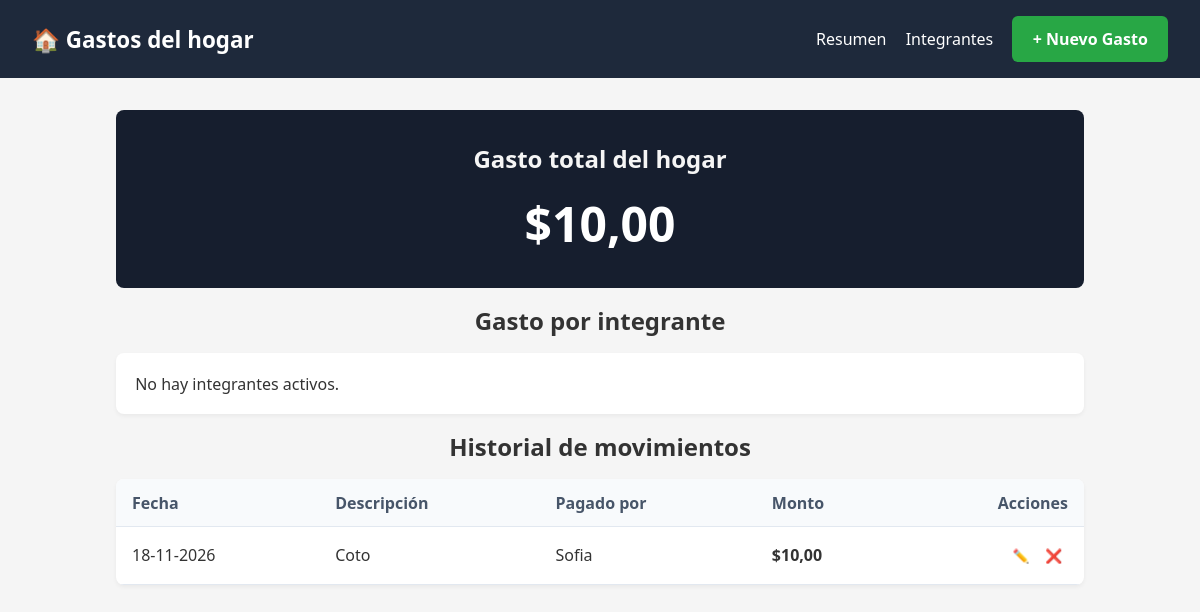
Before: / with the older database file.
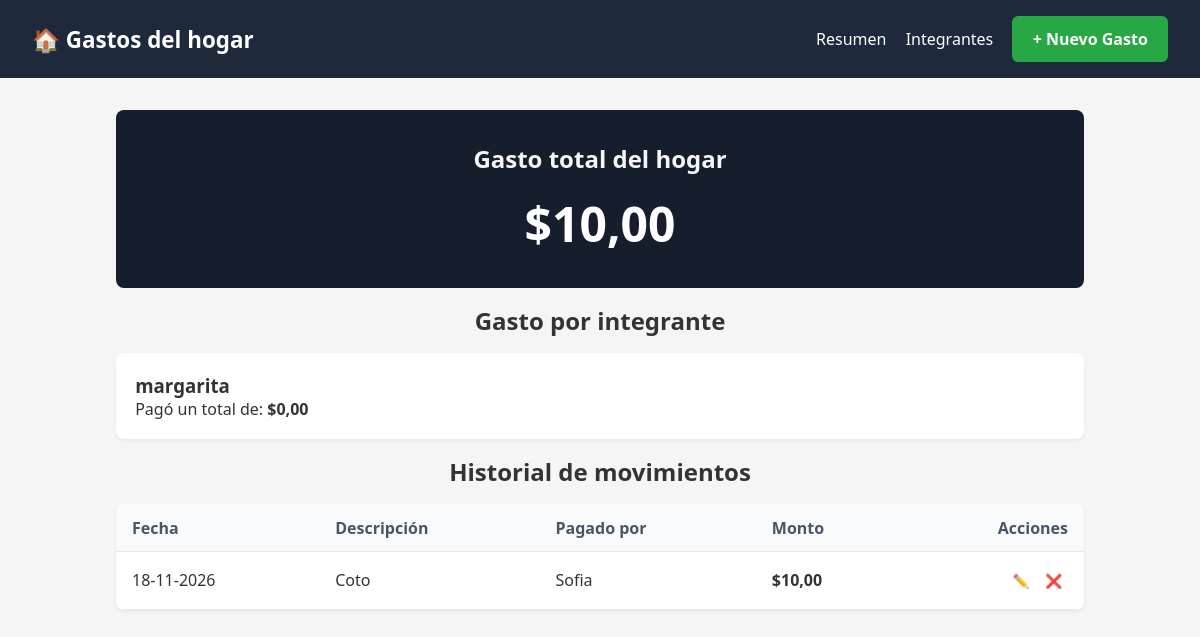
After: the same page with the newer database file.
### tables this page shows
CREATE TABLE gastos (
    id INTEGER PRIMARY KEY AUTOINCREMENT,
    descripcion TEXT NOT NULL,
    monto REAL NOT NULL,
    integrante_id INTEGER NOT NULL,
    fecha DATE NOT NULL,
    FOREIGN KEY (integrante_id) REFERENCES integrantes(id)
);

CREATE TABLE integrantes (
    id INTEGER PRIMARY KEY AUTOINCREMENT,
    nombre TEXT NOT NULL,
    activo INTEGER DEFAULT 1
);

### controllers/gasto_controller.py (the view)
@gasto_bp.route('/')
def index():
    gastos = GastoModel.obtener_gastos()
    total_gastos, por_persona = GastoModel.calcular_por_persona()
    return render_template('index.html',
                           gastos=gastos,
                           total_gastos=total_gastos,
                           por_persona=por_persona)

### app.py (called while the page is built)
@app.template_filter('formato_moneda')
def formato_moneda(valor):
    if valor is None:
        valor = 0.0
    return f"{valor:,.2f}".replace(",", "X").replace(".", ",").replace("X", ".")

@app.template_filter('formato_fecha')
def formato_fecha(valor):
    if not valor:
        return ""
    dt = datetime.strptime(valor, '%Y-%m-%d')
    return dt.strftime('%d-%m-%Y')

### models/gasto_model.py (called while the page is built)
    @staticmethod
    def get_connection():
        base_dir = os.path.abspath(os.path.dirname(__file__))
        db_path = os.path.join(base_dir, '../database_gastos.db')
        conexion = sqlite3.connect(db_path)
        conexion.execute("PRAGMA foreign_keys = ON")
        conexion.row_factory = sqlite3.Row
        return conexion

    @classmethod
    def obtener_gastos(cls):
        conexion = cls.get_connection()
        cursor = conexion.cursor()
        query = """
            SELECT gastos.id, gastos.descripcion, gastos.monto, gastos.fecha, integrantes.nombre as pagador
            FROM gastos
            LEFT JOIN integrantes ON gastos.integrante_id = integrantes.id
            ORDER BY gastos.fecha DESC, gastos.id DESC
        """
        cursor.execute(query)
        gastos = cursor.fetchall()
        conexion.close()
        return gastos

    @classmethod
    def calcular_por_persona(cls):
        conexion = cls.get_connection()
        cursor = conexion.cursor()
        cursor.execute("SELECT SUM(monto) as total FROM gastos")
        res_total = cursor.fetchone()
        total_gastos = res_total['total'] if res_total['total'] else 0.0
        cursor.execute("""
            SELECT integrantes.nombre, SUM(gastos.monto) as pagado
            FROM integrantes
            LEFT JOIN gastos ON integrantes.id = gastos.integrante_id
            WHERE integrantes.activo = 1
            GROUP BY integrantes.id
        """)
        por_persona = cursor.fetchall()
        conexion.close()
        return total_gastos, por_persona

### templates/index.html
{%extends "base.html"%}
{%block content%}
<div class="card-total">
    <h2>Gasto total del hogar</h2>
    <p class="total-value">${{total_gastos|formato_moneda}}</p>
</div>
<h2>Gasto por integrante</h2>
<div class="grid-gastos">
    {%for p in por_persona%}
    <div class="card-gasto">
        <h3>{{p.nombre}}</h3>
        <p>Pagó un total de: <strong>${{(p.pagado if p.pagado else 0)|formato_moneda}}</strong></p>
    </div>
    {%else%}
    <p class="card-gasto">
        No hay integrantes activos.
    </p>
    {%endfor%}
</div>
<h2>Historial de movimientos</h2>
<table class="table">
    <thead>
        <tr>
            <th>Fecha</th>
            <th>Descripción</th>
            <th>Pagado por</th>
            <th>Monto</th>
            <th style="text-align: right;">Acciones</th>
        </tr>
    </thead>
    <tbody>
        {%for g in gastos%}
        <tr>
            <td>{{g.fecha|formato_fecha}}</td>
            <td>{{g.descripcion}}</td>
            <td>{{g.pagador}}</td>
            <td><strong>${{g.monto|formato_moneda}}</strong></td>
            <td style="text-align: right;">
                <a href="{{url_for('gasto_bp.editar_gasto', id=g.id)}}" class="btn-list">✏️</a>
                <form action="{{url_for('gasto_bp.eliminar_gasto', id=g.id)}}" method="POST" style="display:inline;">
                    <button type="submit" class="btn-list" onclick="return confirm('¿Seguro deseas eliminar este gasto?');">❌</button>
                </form>
            </td>
        </tr>
        {%else%}
        <tr>
            <td colspan="5">No hay gastos registrados todavía.</td>
        </tr>
        {%endfor%}
    </tbody>
</table>
{%endblock%}

### templates/base.html (shortened to what this page needs)
<!DOCTYPE html>
<html lang="es">
<head>
    <link rel="stylesheet" href="{{url_for('static', filename='css/style.css')}}">
</head>
<body>
    <header class="navbar">
        <h1>🏠 Gastos del hogar</h1>
        <nav>
            <a href="{{url_for('gasto_bp.index')}}">Resumen</a>
            <a href="{{url_for('integrante_bp.gestionar_integrantes')}}">Integrantes</a>
            <a href="{{url_for('gasto_bp.agregar_gasto')}}" class="btn btn-primary">+ Nuevo Gasto</a>
        </nav>
    </header>
    <main class="container">
        {%block content%}{%endblock%}
    </main>
</body>
</html>

### static/css/style.css (style rules this page uses)
* { box-sizing: border-box; margin: 0; padding: 0; font-family: 'Segoe UI', Tahoma, Geneva, Verdana, sans-serif; }
body { background-color: whitesmoke; color: #333; }
.navbar { background-color: #1e293b; color: white; padding: 1rem 2rem; display: flex; justify-content: space-between; align-items: center; }
.navbar h1 { font-size: 1.4rem; margin: 0; }
.navbar nav { display: flex; align-items: center; gap: 1.2rem; }
.navbar a:not(.btn) { color: white; text-decoration: none; transition: color 0.2s ease; }
.container { max-width: 1000px; margin: 2rem auto; padding: 0 1rem; }
.container h2 { text-align: center; margin-block: 1rem; }
.card-gasto, .form-card, .table { background: white; border-radius: 8px; box-shadow: 0 2px 4px rgba(0,0,0,0.05); }
.card-total { background: #161e2e; color: whitesmoke; border-radius: 8px; padding: 1rem; text-align: center; margin: 0 auto; }
.total-value { font-size: 3rem; font-weight: bold; color: white; margin-bottom: 1rem; }
.grid-gastos { display: grid; grid-template-columns: repeat(auto-fit, minmax(200px, 1fr)); margin-block: 1rem; gap: 1rem; }
.card-gasto { padding: 1.2rem; }
.table { width: 100%; border-collapse: collapse; overflow: hidden; margin-top: 1 rem; }
.table th, .table td { padding: 0.8rem 1rem; text-align: left; border-bottom: 1px solid #e2e8f0; }
.table th { background-color: #f8fafc; color: #475569; }
.btn, .btn-list { display: inline-block; border-radius: 6px; text-decoration: none; font-weight: 600; cursor: pointer; text-align: center; border: 1px solid transparent; transition: background-color 0.2s; color: white; }
.btn { padding: 0.7rem 1.2rem; font-size: 1rem; }
.btn-list { padding: 0.3rem; font-size: 0.85rem; background-color: transparent; }
.btn-primary { background-color: #28A745; }

Changed rows visible on the page:
added integrantes: nombre "margarita", pagado "0,00"
Other visible differences:
text no longer shown: "No hay integrantes activos."
